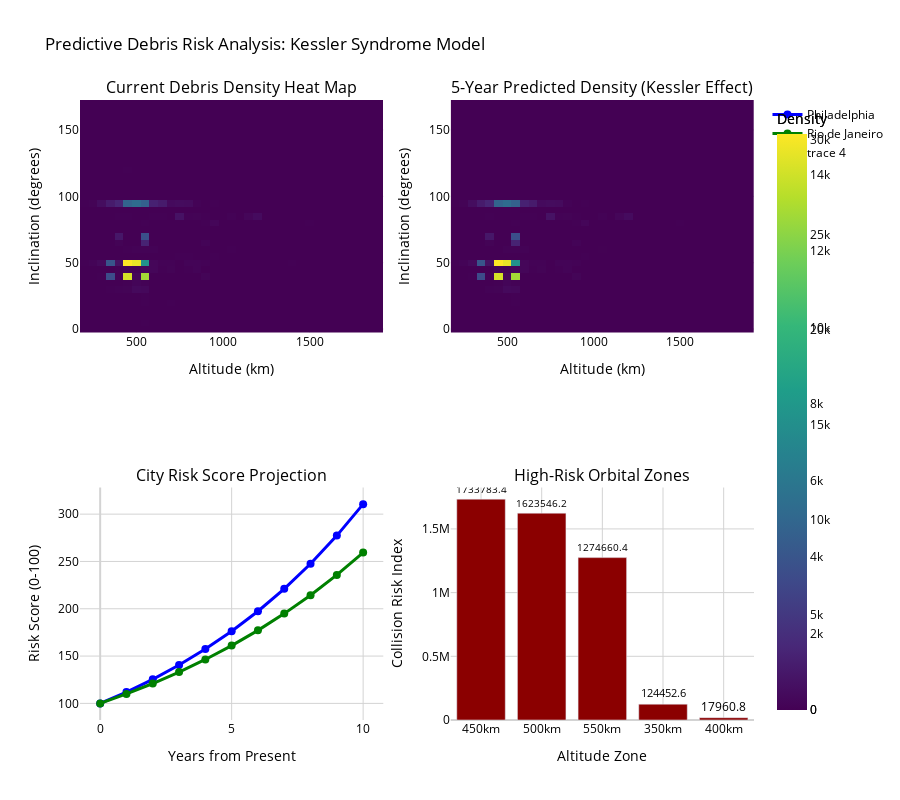

Notebook source saved alongside this figure:
### Code cell
# Create comprehensive dashboard with predictions - WHITE BACKGROUND VERSION
fig = make_subplots(
    rows=2, cols=2,
    subplot_titles=('Current Debris Density Heat Map', 
                    '5-Year Predicted Density (Kessler Effect)',
                    'City Risk Score Projection', 
                    'High-Risk Orbital Zones'),
    specs=[[{'type': 'heatmap'}, {'type': 'heatmap'}],
           [{'type': 'scatter'}, {'type': 'bar'}]]
)

# Current density heatmap with better color scale
fig.add_trace(
    go.Heatmap(z=current_density.T, 
               x=alt_bins[:-1], 
               y=inc_bins[:-1],
               colorscale='Viridis',  # Changed from 'Hot' for better visibility
               colorbar=dict(title="Density"),
               text=np.round(current_density.T, 1),
               hovertemplate='Altitude: %{x}km<br>Inclination: %{y}°<br>Density: %{z}<extra></extra>'),
    row=1, col=1
)

# Predicted future density with same color scale
fig.add_trace(
    go.Heatmap(z=future_density.T, 
               x=alt_bins[:-1], 
               y=inc_bins[:-1],
               colorscale='Viridis',
               colorbar=dict(title="Density"),
               text=np.round(future_density.T, 1),
               hovertemplate='Altitude: %{x}km<br>Inclination: %{y}°<br>Density: %{z}<extra></extra>'),
    row=1, col=2
)

# Risk projection over time
years = np.arange(0, 11)
philly_projection = philly_current_risk * (1.12 ** years)
rio_projection = rio_current_risk * (1.10 ** years)

fig.add_trace(
    go.Scatter(x=years, y=philly_projection, 
               mode='lines+markers', name='Philadelphia',
               line=dict(width=3, color='blue'),
               marker=dict(size=8)),
    row=2, col=1
)
fig.add_trace(
    go.Scatter(x=years, y=rio_projection, 
               mode='lines+markers', name='Rio de Janeiro',
               line=dict(width=3, color='green'),
               marker=dict(size=8)),
    row=2, col=1
)

# Highest risk zones
high_risk_zones = []
for i in range(len(alt_bins)-1):
    max_risk_inc = np.argmax(collision_risk[i])
    high_risk_zones.append({
        'altitude': alt_bins[i],
        'risk_score': np.max(collision_risk[i])
    })
top_zones = sorted(high_risk_zones, key=lambda x: x['risk_score'], reverse=True)[:5]

fig.add_trace(
    go.Bar(x=[f"{z['altitude']:.0f}km" for z in top_zones],
           y=[z['risk_score'] for z in top_zones],
           marker_color='darkred',
           text=[f"{z['risk_score']:.1f}" for z in top_zones],
           textposition='outside'),
    row=2, col=2
)

# Update layout with white background and better visibility
fig.update_layout(
    height=800, 
    showlegend=True,
    title_text="Predictive Debris Risk Analysis: Kessler Syndrome Model",
    plot_bgcolor='white',
    paper_bgcolor='white',
    font=dict(color='black', size=12)
)

# Update axes for better visibility
fig.update_xaxes(showgrid=True, gridwidth=1, gridcolor='lightgray', 
                 zeroline=True, zerolinewidth=2, zerolinecolor='lightgray',
                 title_font=dict(size=14))
fig.update_yaxes(showgrid=True, gridwidth=1, gridcolor='lightgray',
                 zeroline=True, zerolinewidth=2, zerolinecolor='lightgray',
                 title_font=dict(size=14))

# Add specific axis labels
fig.update_xaxes(title_text="Altitude (km)", row=1, col=1)
fig.update_xaxes(title_text="Altitude (km)", row=1, col=2)
fig.update_xaxes(title_text="Years from Present", row=2, col=1)
fig.update_xaxes(title_text="Altitude Zone", row=2, col=2)

fig.update_yaxes(title_text="Inclination (degrees)", row=1, col=1)
fig.update_yaxes(title_text="Inclination (degrees)", row=1, col=2)
fig.update_yaxes(title_text="Risk Score (0-100)", row=2, col=1)
fig.update_yaxes(title_text="Collision Risk Index", row=2, col=2)

fig.show()

### Figure 1 — Plotly figure (JSON) as saved in the notebook; plotly's stock layout.template omitted (floating-point values rounded to 4 significant figures; data arrays with more than 128 entries replaced by an {"elided": "..."} marker saying what was removed)
{"data": [{"colorbar": {"title": {"text": "Density"}}, "colorscale": [[0, "#440154"], [0.1111, "#482878"], [0.2222, "#3e4989"], [0.3333, "#31688e"], [0.4444, "#26828e"], [0.5556, "#1f9e89"], [0.6667, "#35b779"], [0.7778, "#6ece58"], [0.8889, "#b5de2b"], [1, "#fde725"]], "hovertemplate": "Altitude: %{x}km<br>Inclination: %{y}°<br>Density: %{z}<extra></extra>", "text": {"elided": "35x35 float values"}, "type": "heatmap", "x": [200, 250, 300, 350, 400, 450, 500, 550, 600, 650, 700, 750, 800, 850, 900, 950, 1000, 1050, 1100, 1150, 1200, 1250, 1300, 1350, 1400, 1450, 1500, 1550, 1600, 1650, 1700, 1750, 1800, 1850, 1900], "xaxis": "x", "y": [0, 5, 10, 15, 20, 25, 30, 35, 40, 45, 50, 55, 60, 65, 70, 75, 80, 85, 90, 95, 100, 105, 110, 115, 120, 125, 130, 135, 140, 145, 150, 155, 160, 165, 170], "yaxis": "y", "z": {"elided": "35x35 float values"}}, {"colorbar": {"title": {"text": "Density"}}, "colorscale": [[0, "#440154"], [0.1111, "#482878"], [0.2222, "#3e4989"], [0.3333, "#31688e"], [0.4444, "#26828e"], [0.5556, "#1f9e89"], [0.6667, "#35b779"], [0.7778, "#6ece58"], [0.8889, "#b5de2b"], [1, "#fde725"]], "hovertemplate": "Altitude: %{x}km<br>Inclination: %{y}°<br>Density: %{z}<extra></extra>", "text": {"elided": "35x35 float values"}, "type": "heatmap", "x": [200, 250, 300, 350, 400, 450, 500, 550, 600, 650, 700, 750, 800, 850, 900, 950, 1000, 1050, 1100, 1150, 1200, 1250, 1300, 1350, 1400, 1450, 1500, 1550, 1600, 1650, 1700, 1750, 1800, 1850, 1900], "xaxis": "x2", "y": [0, 5, 10, 15, 20, 25, 30, 35, 40, 45, 50, 55, 60, 65, 70, 75, 80, 85, 90, 95, 100, 105, 110, 115, 120, 125, 130, 135, 140, 145, 150, 155, 160, 165, 170], "yaxis": "y2", "z": {"elided": "35x35 float values"}}, {"line": {"color": "blue", "width": 3}, "marker": {"size": 8}, "mode": "lines+markers", "name": "Philadelphia", "type": "scatter", "x": [0, 1, 2, 3, 4, 5, 6, 7, 8, 9, 10], "xaxis": "x3", "y": [100.0, 112.0, 125.4, 140.5, 157.4, 176.2, 197.4, 221.1, 247.6, 277.3, 310.6], "yaxis": "y3"}, {"line": {"color": "green", "width": 3}, "marker": {"size": 8}, "mode": "lines+markers", "name": "Rio de Janeiro", "type": "scatter", "x": [0, 1, 2, 3, 4, 5, 6, 7, 8, 9, 10], "xaxis": "x3", "y": [100.0, 110.0, 121.0, 133.1, 146.4, 161.1, 177.2, 194.9, 214.4, 235.8, 259.4], "yaxis": "y3"}, {"marker": {"color": "darkred"}, "text": ["1733783.4", "1623546.2", "1274660.4", "124452.6", "17960.8"], "textposition": "outside", "type": "bar", "x": ["450km", "500km", "550km", "350km", "400km"], "xaxis": "x4", "y": [1734000.0, 1624000.0, 1275000.0, 124500.0, 17960.0], "yaxis": "y4"}], "layout": {"annotations": [{"font": {"size": 16}, "showarrow": false, "text": "Current Debris Density Heat Map", "x": 0.225, "xanchor": "center", "xref": "paper", "y": 1, "yanchor": "bottom", "yref": "paper"}, {"font": {"size": 16}, "showarrow": false, "text": "5-Year Predicted Density (Kessler Effect)", "x": 0.775, "xanchor": "center", "xref": "paper", "y": 1, "yanchor": "bottom", "yref": "paper"}, {"font": {"size": 16}, "showarrow": false, "text": "City Risk Score Projection", "x": 0.225, "xanchor": "center", "xref": "paper", "y": 0.375, "yanchor": "bottom", "yref": "paper"}, {"font": {"size": 16}, "showarrow": false, "text": "High-Risk Orbital Zones", "x": 0.775, "xanchor": "center", "xref": "paper", "y": 0.375, "yanchor": "bottom", "yref": "paper"}], "font": {"color": "black", "size": 12}, "height": 800, "paper_bgcolor": "white", "plot_bgcolor": "white", "showlegend": true, "title": {"text": "Predictive Debris Risk Analysis: Kessler Syndrome Model"}, "xaxis": {"anchor": "y", "domain": [0, 0.45], "gridcolor": "lightgray", "gridwidth": 1, "showgrid": true, "title": {"font": {"size": 14}, "text": "Altitude (km)"}, "zeroline": true, "zerolinecolor": "lightgray", "zerolinewidth": 2}, "xaxis2": {"anchor": "y2", "domain": [0.55, 1], "gridcolor": "lightgray", "gridwidth": 1, "showgrid": true, "title": {"font": {"size": 14}, "text": "Altitude (km)"}, "zeroline": true, "zerolinecolor": "lightgray", "zerolinewidth": 2}, "xaxis3": {"anchor": "y3", "domain": [0, 0.45], "gridcolor": "lightgray", "gridwidth": 1, "showgrid": true, "title": {"font": {"size": 14}, "text": "Years from Present"}, "zeroline": true, "zerolinecolor": "lightgray", "zerolinewidth": 2}, "xaxis4": {"anchor": "y4", "domain": [0.55, 1], "gridcolor": "lightgray", "gridwidth": 1, "showgrid": true, "title": {"font": {"size": 14}, "text": "Altitude Zone"}, "zeroline": true, "zerolinecolor": "lightgray", "zerolinewidth": 2}, "yaxis": {"anchor": "x", "domain": [0.625, 1], "gridcolor": "lightgray", "gridwidth": 1, "showgrid": true, "title": {"font": {"size": 14}, "text": "Inclination (degrees)"}, "zeroline": true, "zerolinecolor": "lightgray", "zerolinewidth": 2}, "yaxis2": {"anchor": "x2", "domain": [0.625, 1], "gridcolor": "lightgray", "gridwidth": 1, "showgrid": true, "title": {"font": {"size": 14}, "text": "Inclination (degrees)"}, "zeroline": true, "zerolinecolor": "lightgray", "zerolinewidth": 2}, "yaxis3": {"anchor": "x3", "domain": [0, 0.375], "gridcolor": "lightgray", "gridwidth": 1, "showgrid": true, "title": {"font": {"size": 14}, "text": "Risk Score (0-100)"}, "zeroline": true, "zerolinecolor": "lightgray", "zerolinewidth": 2}, "yaxis4": {"anchor": "x4", "domain": [0, 0.375], "gridcolor": "lightgray", "gridwidth": 1, "showgrid": true, "title": {"font": {"size": 14}, "text": "Collision Risk Index"}, "zeroline": true, "zerolinecolor": "lightgray", "zerolinewidth": 2}}}
